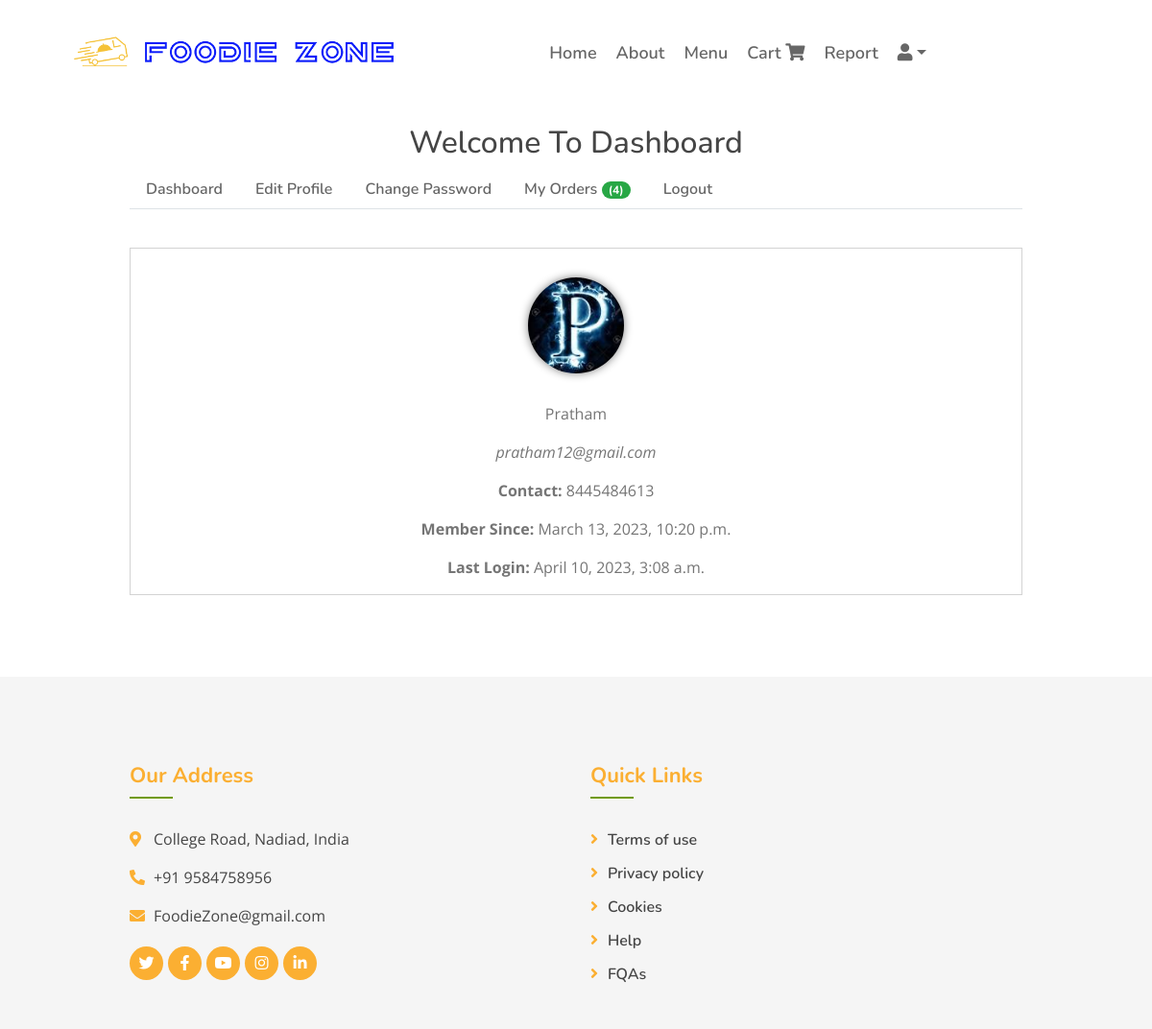
The app's page /dashboard2/ (signed in) with its own data.
### Foodie_Zone/models.py (models this page shows)
class Customer(models.Model):
    user = models.OneToOneField(User, on_delete=models.CASCADE)
    customer_id = models.CharField(max_length=10,primary_key=True)
    customer_name = models.CharField(max_length=50)
    address = models.CharField(max_length=250)
    mobile_no = models.IntegerField()
    profile_pic = models.ImageField(upload_to="customer",null=True)
    def __str__(self):
        return self.customer_name
    class Meta:
        verbose_name_plural ="Customer Table"

### Foodie_Zone/views.py (the view, shortened to what this page needs)
# urls.py: path('dashboard2/', views.dashboard2, name='dashboard2'),
def dashboard2(request):
    context={}
    login_user = get_object_or_404(User, id = request.user.id)
    profile = Customer.objects.get(user__id=request.user.id)
    context['profile'] = profile
    print(profile)
    order = Order.objects.filter(customer = profile)
    context['orders'] = order
    return render(request, 'dashboard2.html',context)

### template/dashboard2.html (shortened to what this page needs)
{% extends "base2.html" %}
{% block content %}
<section id="mu-contact" style="padding-top:100px;">
    <div class="container">
        <div class="row">
            <div class="col-md-12">
                <div class="mu-contact-area">
                    <div class="mu-heading-area text-center">
                        <h2 class="mu-heading-title" style="margin-top: 30px;">Welcome To Dashboard</h2>
                    </div>
                    <div class="mu-contact-content">
                        <ul class="nav nav-tabs">
                            <li class="nav-item">
                                <a href="#dash" class="nav-link" data-toggle="tab">Dashboard</a>
                            </li>
                            <li class="nav-item">
                                <a href="#edit" class="nav-link" data-toggle="tab">Edit Profile</a>
                            </li>
                            <li class="nav-item">
                                <a href="#cpass" class="nav-link" data-toggle="tab">Change Password</a>
                            </li>
                            <li class="nav-item">
                                <a href="#orders" class="nav-link" data-toggle="tab">My Orders
                                    <span class="badge badge-success badge-pill">({{orders|length}})</span>
                                </a>
                            </li>
                            <li class="nav-item">
                                <a href="{% url 'logout' %}" class="nav-link" >Logout</a>
                            </li>
                        </ul>
                        <div class="tab-content">
                            <div class="tab-pane container-fluid active" id="dash">
                                <div class="row">
                                    <div class="col-md-12 text-center dash-content">
                                        {% if profile.profile_pic %}
                                        <a href="/media/{{profile.profile_pic}}"><img src="/media/{{profile.profile_pic}}" alt="" class="pic"></a>
                                        {% else %}
                                        <span class='pic'>{{profile.user.first_name.0}}</span>
                                        {% endif %}
                                        <p>{{user.first_name}}</p>
                                        <p><em>{{user.email}}</em></p>
                                        <p><strong>Contact: </strong>{{profile.mobile_no}}</p>
                                        <p><strong>Member Since: </strong>{{user.date_joined}}</p>
                                        <p><strong>Last Login: </strong>{{user.last_login}}</p>
                                    </div>
                                </div>
                            </div>
                        </div>
                    </div>
                </div>
            </div>
        </div>
    </div>
</section>
{% endblock %}

### static/css/style.css (style rules this page uses)
body { color: #757575; background: #ffffff; font-family: 'open sans', sans-serif; }
h1, h2, h3, h4, h5, h6 { color: #454545; font-family: 'Nunito', sans-serif; }
a { font-family: 'Nunito', sans-serif; font-weight: 600; color: #fbaf32; transition: .3s; }
.container-fluid { max-width: 1366px; }

### template/dashboard2.html (style rules this page uses)
.nav-link { color:#666666 !important; }
.dash-content { border:1px solid lightgray; margin:40px 0px; }
.dash-content .pic { background-color: gray; color: white; display: inline-block; height: 100px;width: 100px; border-radius: 50%; margin: 30px 0px; font-size: 30px; text-align: center; line-height: 100px; box-shadow: 0px 0px 10px gray; }
.container { width: 80%; }

### records on screen
Customer: profile_pic (picture), mobile_no "8445484613"

### other values on screen
{{ orders|length }} "4"
{{ user.first_name }} "Pratham"
{{ user.email }} "pratham12@gmail.com"
{{ user.date_joined }} "March 13, 2023, 10:20 p.m."
{{ user.last_login }} "April 10, 2023, 3:08 a.m."
